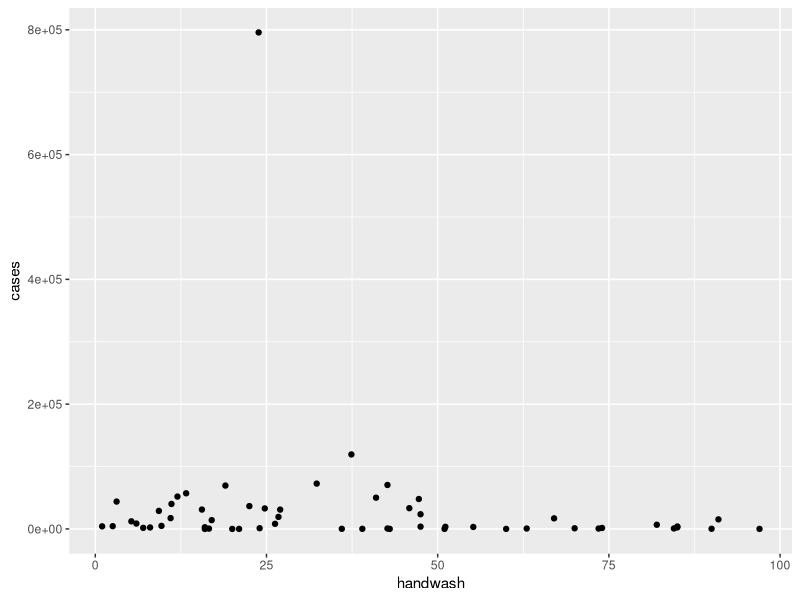

This chart was generated by the following R code:
library(tidyverse)
library(viridis)

cases <- read.csv("../data/choleracases.csv")
handwash <- read.csv("../data/handwash.csv") 

fix_data <- function(data) {
  data <-
    gather(
      data %>% slice_tail(n = -2),
      key = Year,
      value = name,
      -X
    ) %>%
    filter(!str_detect(Year, "\\.")) %>%
    mutate(Year = as.integer(str_sub(Year, 2))) %>%
    mutate(name = as.integer(name)) %>%
    rename(Country = X)
}

cases <- cases %>% rename(cases = Number.of.reported.cases.of.cholera)

handwash <- fix_data(handwash)

cases_handwashing_data <- left_join(cases, handwash, by = c("Country" = "Country", "Year" = "Year")) %>% 
  drop_na()

cases_handwashing <- function(start, end) {
  cases_handwashing_data %>% 
    filter(start <= Year & Year < end) %>%
    group_by(Country) %>% 
    summarize(cases = sum(cases, na.rm = TRUE),
              handwash = mean(name, na.rm = TRUE)) %>%
  return()
}

cases_handwash_graph <- ggplot(data = cases_handwashing(1000, 2020), aes(x = handwash, y = cases)) +
  geom_point()
  title = "Number of Cholera Cases and Handwashing Percentages"
